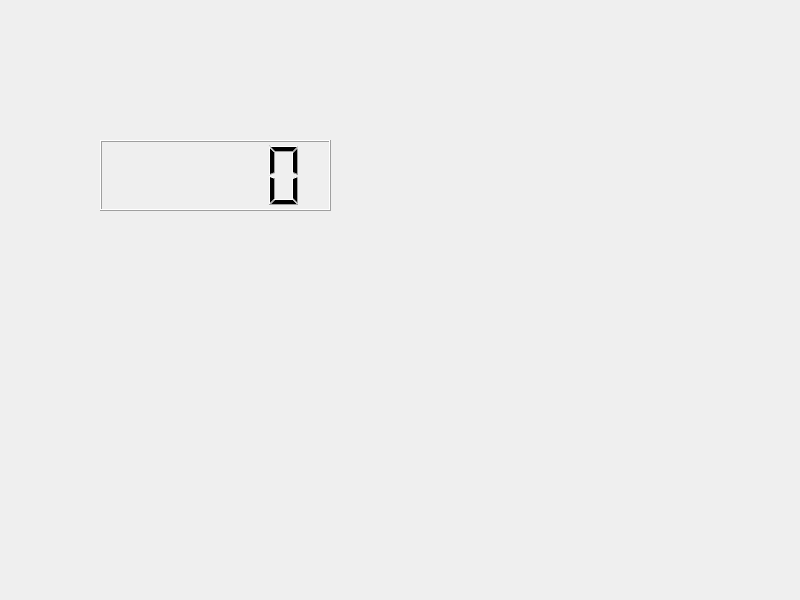
<?xml version="1.0" encoding="UTF-8"?>
<ui version="4.0">
 <class>Widget</class>
 <widget class="QWidget" name="Widget">
  <property name="geometry">
   <rect>
    <x>0</x>
    <y>0</y>
    <width>800</width>
    <height>600</height>
   </rect>
  </property>
  <property name="windowTitle">
   <string>Widget</string>
  </property>
  <widget class="QLCDNumber" name="lcdNumber">
   <property name="geometry">
    <rect>
     <x>100</x>
     <y>140</y>
     <width>231</width>
     <height>71</height>
    </rect>
   </property>
   <property name="autoFillBackground">
    <bool>false</bool>
   </property>
   <property name="segmentStyle">
    <enum>QLCDNumber::Filled</enum>
   </property>
  </widget>
 </widget>
 <resources/>
 <connections/>
</ui>
